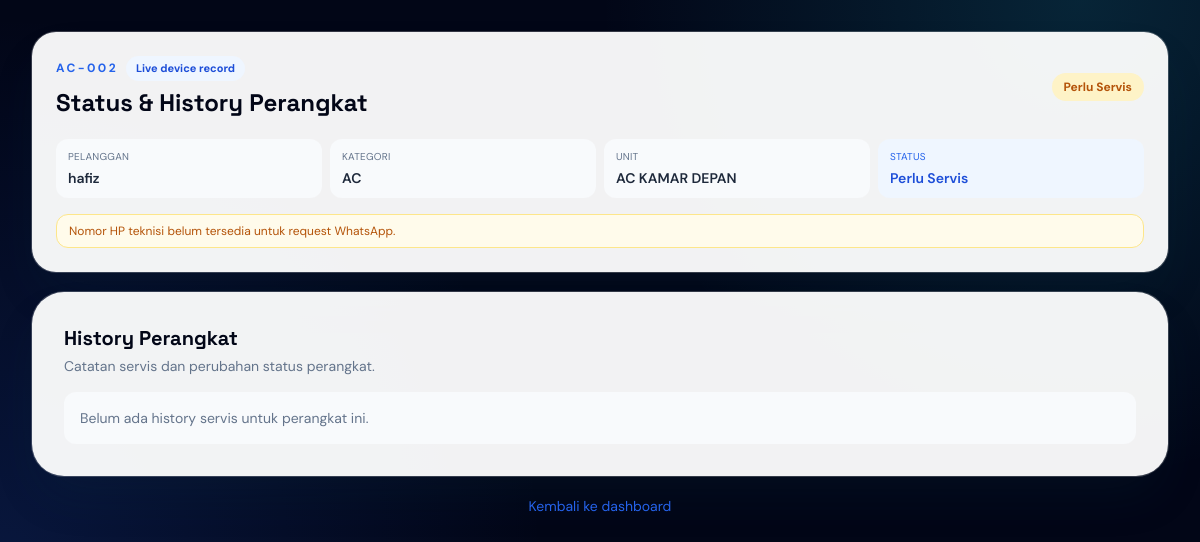
The app's page /unit/AC-002 with its own data.
### tables this page shows
CREATE TABLE unit_servis (
            id INTEGER PRIMARY KEY AUTOINCREMENT,
            kode_unik TEXT UNIQUE,
            nama_pelanggan TEXT NOT NULL,
            no_hp TEXT,
            mode TEXT NOT NULL,
            unit TEXT NOT NULL,
            status TEXT NOT NULL,
            tgl_servis TEXT,
            tgl_next_servis TEXT
        );

### main.py (the view)
@app.get("/unit/{kode_unik}")
def lihat_unit(request: Request, kode_unik: str):
    conn = get_db_connection()
    unit = conn.execute("SELECT * FROM unit_servis WHERE kode_unik = ?", (kode_unik,)).fetchone()
    history = []
    foto_history = {}
    alamat_pelanggan = ""
    teknisi_phone = ""
    if unit:
        history = conn.execute(
            "SELECT * FROM history_servis WHERE unit_id = ? ORDER BY tanggal DESC, id DESC",
            (unit["id"],),
        ).fetchall()
        customer = conn.execute(
            "SELECT alamat FROM pelanggan WHERE lower(nama) = lower(?)",
            (unit["nama_pelanggan"],),
        ).fetchone()
        alamat_pelanggan = customer["alamat"] if customer and customer["alamat"] else "Belum ada alamat"
        if history:
            serviced_by = conn.execute(
                "SELECT no_hp FROM profil_teknisi WHERE username = ? OR username = ? LIMIT 1",
                (history[0]["nama_teknisi"], TECHNICIAN_USERNAME),
            ).fetchone()
            teknisi_phone = normalize_phone(serviced_by["no_hp"] if serviced_by else "")
        foto_rows = conn.execute(
            "SELECT history_id, jenis, nama_file FROM history_foto WHERE history_id IN (SELECT id FROM history_servis WHERE unit_id = ?)",
            (unit["id"],),
        ).fetchall()
        for foto in foto_rows:
            foto_history.setdefault(foto["history_id"], {}).setdefault(foto["jenis"], []).append(foto["nama_file"])
        for item in history:
            foto_history.setdefault(item["id"], {})
            if item["foto_before"] and not foto_history[item["id"]].get("before"):
                foto_history[item["id"]]["before"] = [item["foto_before"]]
            if item["foto_after"] and not foto_history[item["id"]].get("after"):
                foto_history[item["id"]]["after"] = [item["foto_after"]]
    conn.close()
    if not unit:
        return templates.TemplateResponse(
            request=request,
            name="aksi.html",
            context={"judul": "Perangkat Tidak Ditemukan", "pesan": "Kode QR tidak terdaftar.", "dashboard_url": get_dashboard_url(request)},
            status_code=404
        )
    request_text = (
        "Halo Teknisi, saya ingin request servis.\n"
        f"Nama pelanggan: {unit['nama_pelanggan']}\n"
        f"Alamat: {alamat_pelanggan}\n"
        f"Perangkat: {unit['unit']} ({unit['kode_unik']})\n"
        "Request servis: "
    )
    request_url = f"https://wa.me/{teknisi_phone}?text={quote(request_text)}" if teknisi_phone else None
    return templates.TemplateResponse(
        request=request,
        name="unit.html",
        context={
            "unit": unit,
            "history": history,
            "foto_history": foto_history,
            "is_teknisi": get_session_role(request) == "teknisi",
            "reminder": reminder_text(history[0]["servis_selanjutnya"] if history else None),
            "dashboard_url": get_dashboard_url(request),
            "request_url": request_url,
            "teknisi_phone_available": bool(teknisi_phone),
        },
    )

### templates/unit.html (shortened to what this page needs)
<!DOCTYPE html>
<html lang="id">
<head>
    <script src="https://cdn.tailwindcss.com"></script>
</head>
<body class="min-h-screen bg-slate-950 p-4 text-slate-900 md:p-8" style="font-family: 'DM Sans', sans-serif; background-image: radial-gradient(circle at 90% 0%, rgba(34,211,238,.15), transparent 30rem), radial-gradient(circle at 0% 70%, rgba(37,99,235,.18), transparent 34rem);">
    <main class="mx-auto max-w-6xl space-y-5">
        <section class="rounded-[1.5rem] bg-white/95 p-5 shadow-2xl shadow-cyan-950/20 ring-1 ring-white/20 md:p-6">
            <div class="flex flex-wrap items-center justify-between gap-3">
                <div class="min-w-0">
                    <div class="flex flex-wrap items-center gap-2">
                        <p class="text-xs font-bold uppercase tracking-[0.2em] text-blue-600">{{ unit.kode_unik }}</p>
                        <span class="rounded-full bg-blue-50 px-2.5 py-1 text-[11px] font-bold text-blue-700">Live device record</span>
                    </div>
                    <h1 class="mt-1.5 truncate text-xl font-bold text-slate-950 md:text-2xl" style="font-family: 'Space Grotesk', sans-serif;">Status &amp; History Perangkat</h1>
                </div>
                <span class="rounded-full px-3 py-1.5 text-xs font-bold {% if unit.status == 'Selesai' %}bg-emerald-100 text-emerald-700{% elif unit.status == 'Dalam Proses' %}bg-blue-100 text-blue-700{% else %}bg-amber-100 text-amber-700{% endif %}">{{ unit.status }}</span>
            </div>
            <div class="mt-5 grid grid-cols-2 gap-2 sm:grid-cols-4">
                <div class="rounded-xl bg-slate-50 px-3 py-2.5"><p class="text-[10px] uppercase tracking-wide text-slate-500">Pelanggan</p><p class="mt-1 truncate text-sm font-semibold text-slate-800">{{ unit.nama_pelanggan }}</p></div>
                <div class="rounded-xl bg-slate-50 px-3 py-2.5"><p class="text-[10px] uppercase tracking-wide text-slate-500">Kategori</p><p class="mt-1 truncate text-sm font-semibold text-slate-800">{{ unit.mode }}</p></div>
                <div class="rounded-xl bg-slate-50 px-3 py-2.5"><p class="text-[10px] uppercase tracking-wide text-slate-500">Unit</p><p class="mt-1 truncate text-sm font-semibold text-slate-800">{{ unit.unit }}</p></div>
                <div class="rounded-xl bg-blue-50 px-3 py-2.5"><p class="text-[10px] uppercase tracking-wide text-blue-600">Status</p><p class="mt-1 truncate text-sm font-semibold text-blue-700">{{ unit.status }}</p></div>
            </div>
            <div class="mt-4">
                {% if request_url %}
                <a href="{{ request_url }}" target="_blank" rel="noopener" class="inline-flex items-center gap-2 rounded-xl bg-emerald-600 px-3.5 py-2.5 text-sm font-semibold text-white shadow-lg shadow-emerald-600/20 transition hover:-translate-y-0.5 hover:bg-emerald-700">Request Servis via WhatsApp &#8594;</a>
                <p class="mt-1.5 text-xs text-slate-500">Pesan dikirim ke teknisi pada history terbaru.</p>
                {% else %}
                <p class="rounded-xl border border-amber-200 bg-amber-50 px-3 py-2 text-xs text-amber-700">Nomor HP teknisi belum tersedia untuk request WhatsApp.</p>
                {% endif %}
            </div>
        </section>
        <section class="rounded-[2rem] bg-white/95 p-6 shadow-2xl shadow-cyan-950/20 ring-1 ring-white/20 md:p-8">
            <div class="flex items-center justify-between gap-4 mb-4">
                <div>
                    <h2 class="text-xl font-bold text-slate-950" style="font-family: 'Space Grotesk', sans-serif;">History Perangkat</h2>
                    <p class="text-sm text-slate-500 mt-1">Catatan servis dan perubahan status perangkat.</p>
                </div>
            </div>
            {% if history %}
            <div class="overflow-x-auto">
                <table class="w-full min-w-[760px] overflow-hidden text-left text-sm">
                    <thead class="border-b border-slate-200 bg-slate-50 text-xs uppercase tracking-wide text-slate-500">
                        <tr>
                            <th class="px-3 py-3 font-semibold">Tanggal</th>
                            <th class="px-3 py-3 font-semibold">Item Servis</th>
                            <th class="px-3 py-3 font-semibold">Before</th>
                            <th class="px-3 py-3 font-semibold">After</th>
                            <th class="px-3 py-3 font-semibold">Nama Teknisi</th>
                            <th class="px-3 py-3 font-semibold">Servis Selanjutnya</th>
                            {% if is_teknisi %}<th class="px-3 py-3 font-semibold">Aksi</th>{% endif %}
                        </tr>
                    </thead>
                    <tbody class="divide-y divide-slate-100">
                        {% for item in history %}
                        <tr class="align-top">
                            <td class="px-3 py-4 whitespace-nowrap text-slate-600">{{ item.tanggal }}</td>
                            <td class="px-3 py-4 font-medium text-slate-800"><ul class="list-disc list-inside space-y-1">{% for service_item in item.item_servis.split('\n') %}<li>{{ service_item }}</li>{% endfor %}</ul></td>
                            <td class="px-3 py-4 text-slate-600"><p>{{ item.kondisi_before }}</p><div class="flex flex-wrap gap-2 mt-2">{% for foto in foto_history.get(item.id, {}).get('before', []) %}<a href="/uploads/{{ foto }}" target="_blank"><img src="/uploads/{{ foto }}" alt="Foto before" class="w-16 h-16 object-cover rounded-lg border border-slate-200"></a>{% endfor %}</div></td>
                            <td class="px-3 py-4 text-slate-600"><p>{{ item.kondisi_after }}</p><div class="flex flex-wrap gap-2 mt-2">{% for foto in foto_history.get(item.id, {}).get('after', []) %}<a href="/uploads/{{ foto }}" target="_blank"><img src="/uploads/{{ foto }}" alt="Foto after" class="w-16 h-16 object-cover rounded-lg border border-slate-200"></a>{% endfor %}</div></td>
                            <td class="px-3 py-4 text-slate-600">{{ item.nama_teknisi }}</td>
                            <td class="px-3 py-4 text-slate-600">{{ item.servis_selanjutnya }}</td>
                            {% if is_teknisi %}<td class="px-3 py-4"><a href="/unit/{{ unit.kode_unik }}/history/{{ item.id }}/edit" class="inline-flex items-center rounded-lg border border-slate-300 px-2.5 py-1 text-xs font-semibold text-slate-700 hover:bg-slate-50">Edit</a></td>{% endif %}
                        </tr>
                        {% endfor %}
                    </tbody>
                </table>
            </div>
            {% else %}
            <p class="rounded-xl bg-slate-50 p-4 text-sm text-slate-500">Belum ada history servis untuk perangkat ini.</p>
            {% endif %}
        </section>
        <a href="{{ dashboard_url|default('/') }}" class="block text-center text-sm text-blue-600 hover:underline">Kembali ke dashboard</a>
    </main>
</body>
</html>

### records on screen
unit_servis: kode_unik "AC-002", status "Perlu Servis", nama_pelanggan "hafiz", mode "AC", unit "AC KAMAR DEPAN"
